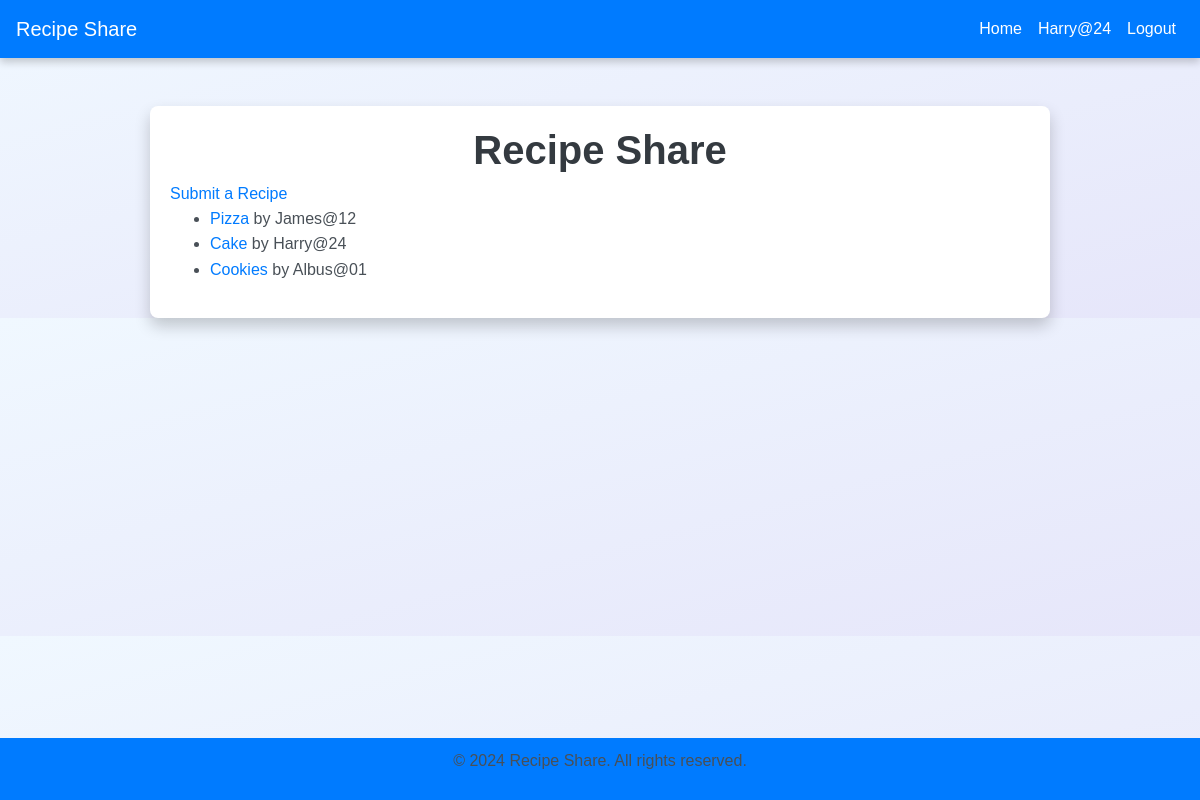
The app's page / (signed in) with its own data.
### app/models.py (models this page shows, shortened)
class Recipe(models.Model):
    title = models.CharField(max_length=100)
    ingredients = models.TextField()
    instructions = models.TextField()
    image = models.ImageField(upload_to='images/')
    author = models.ForeignKey(User, on_delete=models.CASCADE)
    created_at = models.DateTimeField(auto_now_add=True)
    likes = models.ManyToManyField(User, related_name='recipe_likes', blank=True)

### app/views.py (the view)
# urls.py: path('', views.index, name='index'),
def index(request):
    recipes = Recipe.objects.all()
    return render(request, 'app/index.html', {'recipes': recipes})

### app/templates/app/index.html
{% extends 'app/base.html' %}
{% block content %}
    <h1>Recipe Share</h1>
    <a href="{% url 'submit_recipe' %}">Submit a Recipe</a>
    <ul>
        {% for recipe in recipes %}
            <li>
                <a href="{% url 'view_recipe' recipe.id %}">{{ recipe.title }}</a> by {{ recipe.author }}
            </li>
        {% endfor %}
    </ul>
{% endblock %}

### app/templates/app/base.html (shortened to what this page needs)
<!DOCTYPE html>
<html lang="en">
<head>
    {% load static %}
    <link rel="stylesheet" href="https://maxcdn.bootstrapcdn.com/bootstrap/4.5.2/css/bootstrap.min.css">
    <link rel="stylesheet" href="{% static 'css/styles.css' %}">
</head>
<body>
    <nav class="navbar navbar-expand-lg">
        <a class="navbar-brand" href="{% url 'index' %}">Recipe Share</a>
        <div class="collapse navbar-collapse" id="navbarNav">
            <ul class="navbar-nav ml-auto">
                <li class="nav-item">
                    <a class="nav-link" href="{% url 'index' %}">Home</a>
                </li>
                {% if user.is_authenticated %}
                    <li class="nav-item">
                        <a class="nav-link" href="{% url 'view_user' user.id %}">{{ user.username }}</a>
                    </li>
                    <li class="nav-item">
                        <a class="nav-link" href="{% url 'logout' %}">Logout</a>
                    </li>
                {% endif %}
            </ul>
        </div>
    </nav>
    <div class="container mt-5">
        {% block content %}
        {% endblock %}
    </div>
    <footer>
        <p>&copy; 2024 Recipe Share. All rights reserved.</p>
    </footer>
</body>
</html>

### app/static/css/styles.css (style rules this page uses)
body { font-family: 'Arial', sans-serif; background: linear-gradient(to bottom right, #f0f8ff, #e6e6fa); margin: 0; padding: 0; }
.navbar { margin-bottom: 20px; background-color: #007bff !important; box-shadow: 0 4px 8px rgba(0, 0, 0, 0.2); }
.navbar-brand, .nav-link { color: #ffffff !important; }
.container { max-width: 900px; margin: 0 auto; padding: 20px; background-color: #ffffff; border-radius: 8px; box-shadow: 0 8px 16px rgba(0, 0, 0, 0.2); position: relative; z-index: 1; }
h1, h2 { color: #343a40; font-weight: bold; text-align: center; }
p, ul { color: #495057; line-height: 1.6; }
a { color: #007bff; text-decoration: none; transition: color 0.3s; }
footer { background-color: #007bff; color: #ffffff; padding: 10px 0; text-align: center; position: fixed; width: 100%; bottom: 0; left: 0; border-top: none; box-shadow: none; }

### records on screen
Recipe: title "Pizza", author "James@12"
Recipe: title "Cake", author "Harry@24"
Recipe: title "Cookies", author "Albus@01"

### other values on screen
{{ user.username }} "Harry@24"
